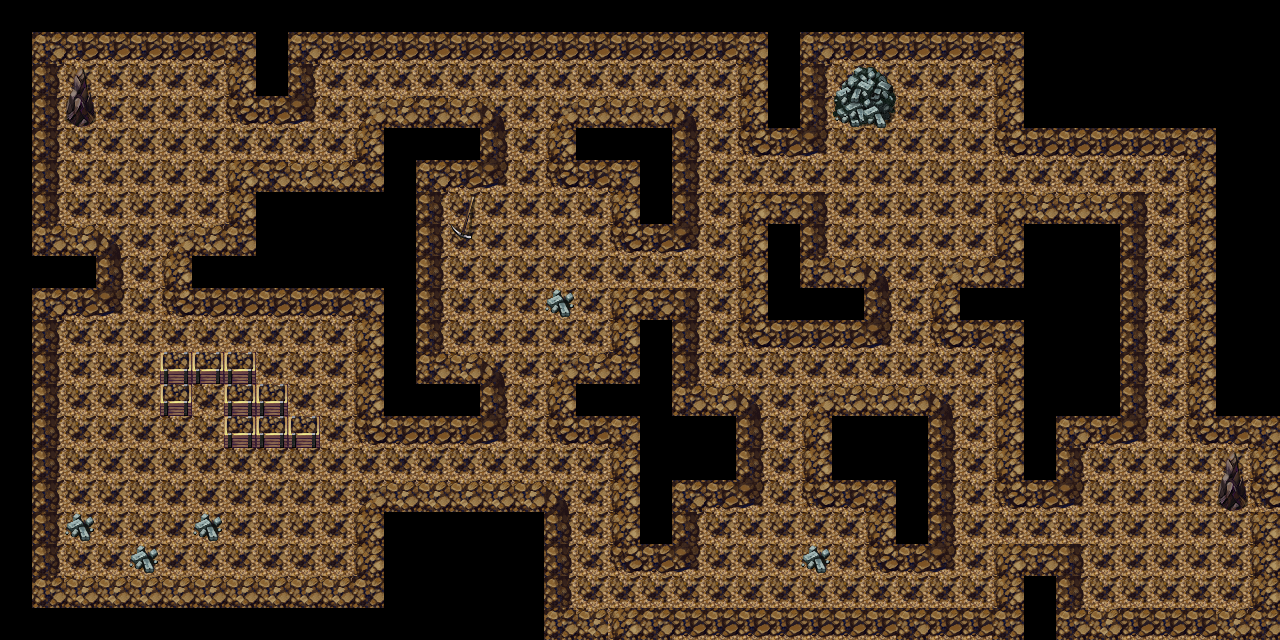

Below is a game level as drawn by its tile map, then a one-line description and the .tmx that defines it (tile-layer data replaced by summaries):
An orthogonal 40x20 tile map with 32x32 px tiles, 2 tile layers (background, colision).

<map version="1.0" orientation="orthogonal" width="40" height="20" tilewidth="32" tileheight="32">
 <tileset firstgid="1" name="tile_e" tilewidth="32" tileheight="32">
  <image source="tile_e.png" width="512" height="512" />
 </tileset>
 <layer name="background" width="40" height="20">
  <data>[800 cells, 579 non-empty, 1 distinct tile ids]</data>
 </layer>
 <layer name="colision" width="40" height="20">
  <data>[800 cells, 533 non-empty, 20 distinct tile ids]</data>
 </layer>
</map>
